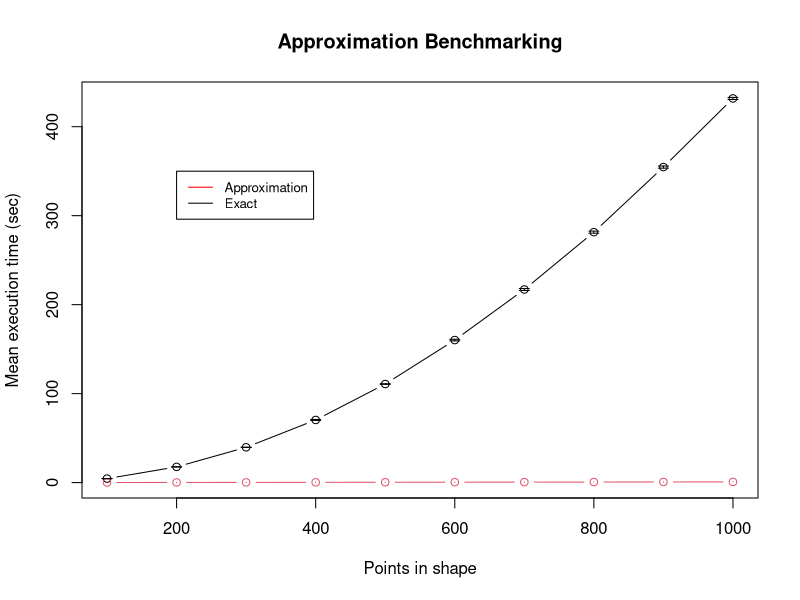
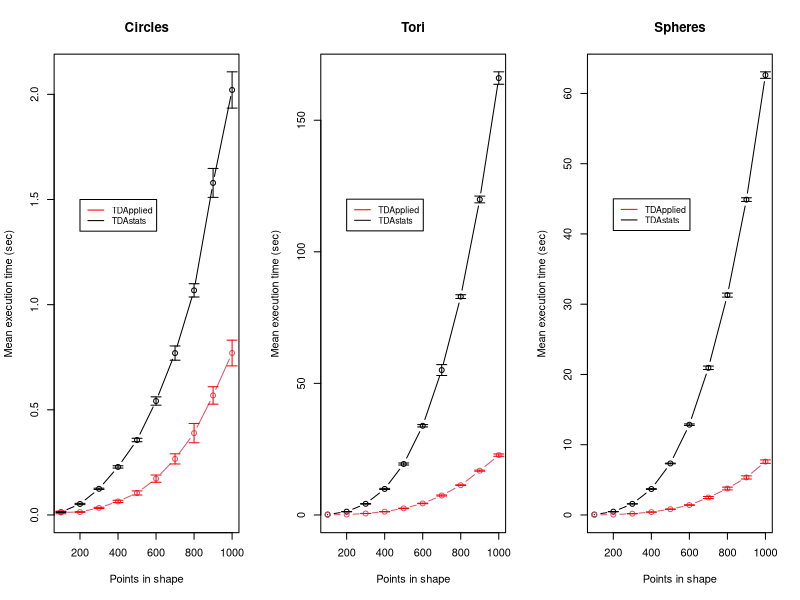
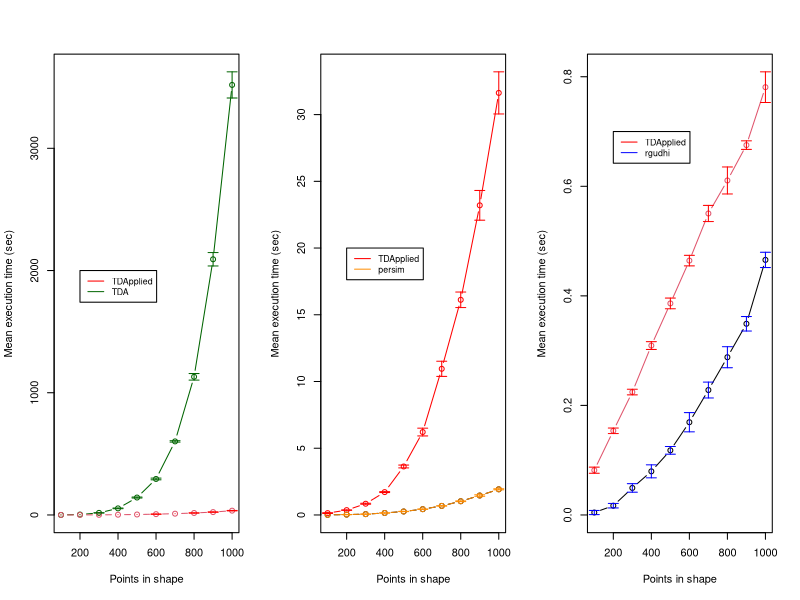

Reproduce these figures in R, in order.
## ---- chunk 1
knitr::opts_chunk$set(echo = TRUE)
## ---- chunk 2
summary_table_approx = data.frame(n_row = rep(seq(100,1000,100),each = 2),mean = c(4.48064579963684,0.0763566970825195,17.6674932003021,0.158217072486877,39.6661910772324,0.233239436149597,70.411101102829,0.312848711013794,110.796008181572,0.385414099693298,160.19043545723,0.471218752861023,217.045732426643,0.545907402038574,281.503244686127,0.619925212860107,354.64315507412,0.700030016899109,431.781597065926,0.760770702362061),sd = c(0.179846190861649,0.00403598155739429,0.233420419722357,0.00428043758708594,0.264231438627147,0.00795119513963388,0.888634398129357,0.00748616624765675,0.596708850996989,0.010836296230238,1.46664969337454,0.0129923342156653,1.75630863537414,0.010559974689952,1.85564970425653,0.010979028911925,1.91770673210479,0.0126778338886785,1.85627025308762,0.0119982175150673),method = rep(c("Exact","Approximation"),10))
## ---- chunk 3
plot(summary_table_approx$n_row[summary_table_approx$method=="Exact"],
     summary_table_approx$mean[summary_table_approx$method=="Exact"],
     type="b",
     xlim=range(summary_table_approx$n_row),
     ylim=range(0,summary_table_approx$mean+1.96*summary_table_approx$sd/sqrt(10)),
     xlab = "Points in shape",ylab = "Mean execution time (sec)",
     main = "Approximation Benchmarking")
lines(summary_table_approx$n_row[summary_table_approx$method=="Approximation"],
      summary_table_approx$mean[summary_table_approx$method=="Approximation"],
      col=2, type="b")
legend(x = 200,y = 350,legend = c("Approximation","Exact"),
       col = c("red","black"),lty = c(1,1),cex = 0.8)
arrows(summary_table_approx$n_row[summary_table_approx$method == "Approximation"],
       summary_table_approx$mean[summary_table_approx$method == "Approximation"]
       -1.96*summary_table_approx$sd[summary_table_approx$method == "Approximation"]/sqrt(10),
       summary_table_approx$n_row[summary_table_approx$method == "Approximation"],
       summary_table_approx$mean[summary_table_approx$method == "Approximation"]
       +1.96*summary_table_approx$sd[summary_table_approx$method == "Approximation"]/sqrt(10),
       length=0.05, angle=90, code=3,col = "red")
arrows(summary_table_approx$n_row[summary_table_approx$method == "Exact"],
       summary_table_approx$mean[summary_table_approx$method == "Exact"]
       -1.96*summary_table_approx$sd[summary_table_approx$method == "Exact"]/sqrt(10),
       summary_table_approx$n_row[summary_table_approx$method == "Exact"],
       summary_table_approx$mean[summary_table_approx$method == "Exact"]
       +1.96*summary_table_approx$sd[summary_table_approx$method == "Exact"]/sqrt(10),
       length=0.05, angle=90, code=3,col = "black")
## ---- chunk 4
summary_table_circle = data.frame(n_row = rep(seq(100,1000,100),each = 2),mean = c(0.01196892,0.01326358,0.01396093,0.05216095,0.03361042,0.12436731,0.06431270,0.22828629,0.10450339,0.35640080,0.17263622,0.54174340,0.26653392,0.76970870,0.38913472,1.06795118,0.56827831,1.57888129,0.77001960,2.02081304),sd = c(0.010148940,0.002938113,0.002576150,0.004909125,0.004535042,0.004654923,0.008832229,0.008654974,0.015860676,0.013255301,0.027655884,0.031779819,0.038884235,0.054684568,0.074091101,0.050891635,0.066695288,0.110982818,0.098805909,0.139048883),package = rep(c("TDApplied","TDAstats"),10))

summary_table_torus = data.frame(n_row = rep(seq(100,1000,100),each = 2),mean = c(0.0270284175872803,0.166255307197571,0.165945911407471,1.25921893119812,0.547216653823853,4.23308880329132,1.25613822937012,9.88947887420654,2.50379593372345,19.3656851053238,4.3738107919693,33.8885488033295,7.39101943969727,55.0618635654449,11.3016363143921,82.9730611801147,16.8212526082993,119.886588406563,22.7343117952347,166.021493530273),sd = c(0.00628026852286816,0.0207818797344753,0.0132287396951078,0.0617468263761529,0.0395387975829715,0.196572350595388,0.0412505644501839,0.351000536768941,0.142517673337179,0.621714418760195,0.139799366288941,0.715119581947307,0.330074208165256,3.34031068711377,0.216260497620014,1.14642158540614,0.328511302110799,2.05599729628367,0.703949594742105,3.81173452337388),package = rep(c("TDApplied","TDAstats"),10))

summary_table_sphere = data.frame(n_row = rep(seq(100,1000,100),each = 2),mean = c(0.0109694957733154,0.0594853162765503,0.0540436983108521,0.469167232513428,0.182804441452026,1.57912936210632,0.410391473770142,3.69215035438538,0.822147560119629,7.32947452068329,1.40918028354645,12.8482979059219,2.47986209392548,20.9446493387222,3.76364696025848,31.2942998409271,5.3408855676651,44.884921503067,7.59271986484528,62.6113245010376),sd = c(0.00193647497299544,0.00600547924173666,0.00563514382927968,0.0210564179408907,0.0129015865529426,0.0403660633577451,0.0218388344325696,0.077772517180065,0.0319754379649263,0.0762356686089166,0.0567664459109207,0.171412828638123,0.240398206520162,0.398396221629952,0.320522372278111,0.459994662433323,0.365647918767674,0.417413443923572,0.394211392866084,0.746903966284143),package = rep(c("TDApplied","TDAstats"),10))
## ---- chunk 5
par(mfrow = c(1,3))
plot(summary_table_circle$n_row[summary_table_circle$package=="TDAstats"], 
     summary_table_circle$mean[summary_table_circle$package=="TDAstats"], 
     type="b",
     xlim=range(summary_table_circle$n_row),
     ylim=range(0,summary_table_circle$mean+1.96*summary_table_circle$sd/sqrt(10)),
     xlab = "Points in shape",ylab = "Mean execution time (sec)",
     main = "Circles")
lines(summary_table_circle$n_row[summary_table_circle$package=="TDApplied"],
      summary_table_circle$mean[summary_table_circle$package=="TDApplied"], 
      col=2, type="b")
legend(x = 200,y = 1.5,legend = c("TDApplied","TDAstats"),
       col = c("red","black"),lty = c(1,1),cex = 0.8)
arrows(summary_table_circle$n_row[summary_table_circle$package == "TDApplied"], 
       summary_table_circle$mean[summary_table_circle$package == "TDApplied"]
       -1.96*summary_table_circle$sd[summary_table_circle$package == "TDApplied"]/sqrt(10),
       summary_table_circle$n_row[summary_table_circle$package == "TDApplied"], 
       summary_table_circle$mean[summary_table_circle$package == "TDApplied"]
       +1.96*summary_table_circle$sd[summary_table_circle$package == "TDApplied"]/sqrt(10), 
       length=0.05, angle=90, code=3,col = "red")
arrows(summary_table_circle$n_row[summary_table_circle$package == "TDAstats"], 
       summary_table_circle$mean[summary_table_circle$package == "TDAstats"]
       -1.96*summary_table_circle$sd[summary_table_circle$package == "TDAstats"]/sqrt(10), 
       summary_table_circle$n_row[summary_table_circle$package == "TDAstats"], 
       summary_table_circle$mean[summary_table_circle$package == "TDAstats"]
       +1.96*summary_table_circle$sd[summary_table_circle$package == "TDAstats"]/sqrt(10), 
       length=0.05, angle=90, code=3,col = "black")

plot(summary_table_torus$n_row[summary_table_torus$package=="TDAstats"], 
     summary_table_torus$mean[summary_table_torus$package=="TDAstats"], 
     type="b",
     xlim=range(summary_table_torus$n_row),
     ylim=range(0,summary_table_torus$mean+1.96*summary_table_torus$sd/sqrt(10)),
     xlab = "Points in shape",ylab = "Mean execution time (sec)",
     main = "Tori")
lines(summary_table_torus$n_row[summary_table_torus$package=="TDApplied"],
      summary_table_torus$mean[summary_table_torus$package=="TDApplied"], 
      col=2, type="b")
legend(x = 200,y = 120,legend = c("TDApplied","TDAstats"),
       col = c("red","black"),lty = c(1,1),cex = 0.8)
arrows(summary_table_torus$n_row[summary_table_torus$package == "TDApplied"], 
       summary_table_torus$mean[summary_table_torus$package == "TDApplied"]
       -1.96*summary_table_torus$sd[summary_table_torus$package == "TDApplied"]/sqrt(10),
       summary_table_torus$n_row[summary_table_torus$package == "TDApplied"], 
       summary_table_torus$mean[summary_table_torus$package == "TDApplied"]
       +1.96*summary_table_torus$sd[summary_table_torus$package == "TDApplied"]/sqrt(10), 
       length=0.05, angle=90, code=3,col = "red")
arrows(summary_table_torus$n_row[summary_table_torus$package == "TDAstats"], 
       summary_table_torus$mean[summary_table_torus$package == "TDAstats"]
       -1.96*summary_table_torus$sd[summary_table_torus$package == "TDAstats"]/sqrt(10), 
       summary_table_torus$n_row[summary_table_torus$package == "TDAstats"], 
       summary_table_torus$mean[summary_table_torus$package == "TDAstats"]
       +1.96*summary_table_torus$sd[summary_table_torus$package == "TDAstats"]/sqrt(10), 
       length=0.05, angle=90, code=3,col = "black")

plot(summary_table_sphere$n_row[summary_table_sphere$package=="TDAstats"], 
     summary_table_sphere$mean[summary_table_sphere$package=="TDAstats"], 
     type="b",
     xlim=range(summary_table_sphere$n_row),
     ylim=range(0,summary_table_sphere$mean+1.96*summary_table_sphere$sd/sqrt(10)),
     xlab = "Points in shape",ylab = "Mean execution time (sec)",
     main = "Spheres")
lines(summary_table_sphere$n_row[summary_table_sphere$package=="TDApplied"],
      summary_table_sphere$mean[summary_table_sphere$package=="TDApplied"], 
      col=2, type="b")
legend(x = 200,y = 45,legend = c("TDApplied","TDAstats"),
       col = c("red","black"),lty = c(1,1),cex = 0.8)
arrows(summary_table_sphere$n_row[summary_table_sphere$package == "TDApplied"], 
       summary_table_sphere$mean[summary_table_sphere$package == "TDApplied"]
       -1.96*summary_table_sphere$sd[summary_table_sphere$package == "TDApplied"]/sqrt(10),
       summary_table_sphere$n_row[summary_table_sphere$package == "TDApplied"], 
       summary_table_sphere$mean[summary_table_sphere$package == "TDApplied"]
       +1.96*summary_table_sphere$sd[summary_table_sphere$package == "TDApplied"]/sqrt(10), 
       length=0.05, angle=90, code=3,col = "red")
arrows(summary_table_sphere$n_row[summary_table_sphere$package == "TDAstats"], 
       summary_table_sphere$mean[summary_table_sphere$package == "TDAstats"]
       -1.96*summary_table_sphere$sd[summary_table_sphere$package == "TDAstats"]/sqrt(10), 
       summary_table_sphere$n_row[summary_table_sphere$package == "TDAstats"], 
       summary_table_sphere$mean[summary_table_sphere$package == "TDAstats"]
       +1.96*summary_table_sphere$sd[summary_table_sphere$package == "TDAstats"]/sqrt(10), 
       length=0.05, angle=90, code=3,col = "black")
## ---- chunk 6
summary_table = data.frame(n_row = rep(seq(100,1000,100),each = 2),mean = c(0.133,0.220,0.398,3.430,0.953,17.054,1.955,53.896,3.760,142.524,6.604,294.552,10.466,601.802,16.169,1130.289,23.458,2091.953,35.098,3518.517),sd = c(0.022,0.016,0.035,0.186,0.094,1.1889,0.130,4.501,0.211,5.924,0.772,11.244,0.623,9.064,0.989,43.385,1.989,88.432,2.747,172.684),package = rep(c("TDApplied","TDA"),10))

# plot table
plot(summary_table$n_row[summary_table$package=="TDA"], summary_table$mean[summary_table$package=="TDA"], type="b",
     xlim=range(summary_table$n_row), ylim=range(0,summary_table$mean+1.96*summary_table$sd/sqrt(10)),xlab = "Points in shape",ylab = "Mean execution time (sec)",col = "darkgreen")
lines(summary_table$n_row[summary_table$package=="TDApplied"], summary_table$mean[summary_table$package=="TDApplied"], col=2, type="b")
legend(x = 200,y = 2000,legend = c("TDApplied","TDA"),col = c("red","darkgreen"),lty = c(1,1),cex = 0.8)
arrows(summary_table$n_row[summary_table$package == "TDApplied"], summary_table$mean[summary_table$package == "TDApplied"]-1.96*summary_table$sd[summary_table$package == "TDApplied"]/sqrt(10), summary_table$n_row[summary_table$package == "TDApplied"], summary_table$mean[summary_table$package == "TDApplied"]+1.96*summary_table$sd[summary_table$package == "TDApplied"]/sqrt(10), length=0.05, angle=90, code=3,col = "red")
arrows(summary_table$n_row[summary_table$package == "TDA"], summary_table$mean[summary_table$package == "TDA"]-1.96*summary_table$sd[summary_table$package == "TDA"]/sqrt(10), summary_table$n_row[summary_table$package == "TDA"], summary_table$mean[summary_table$package == "TDA"]+1.96*summary_table$sd[summary_table$package == "TDA"]/sqrt(10), length=0.05, angle=90, code=3,col = "darkgreen")
## ---- chunk 7
summary_table = data.frame(n_row = rep(seq(100,1000,100),each = 2),mean = c(0.1387,0.0068,0.3624,0.0271,0.8414,0.061,1.7132,0.148,3.6323,0.26,6.2132,0.4322,10.9508,0.6787,16.1213,1.027,23.2014,1.4571,31.6256,1.922),sd = c(0.043,0.0015,0.0166,0.0082,0.0553,0.0087,0.0549,0.019,0.1713,0.019,0.4691,0.0209,0.9173,0.0235,0.9388,0.0404,1.7964,0.0903,2.5457,0.0618),package = rep(c("TDApplied","persim"),10))

# plot table
plot(summary_table$n_row[summary_table$package=="TDApplied"], summary_table$mean[summary_table$package=="persim"], type="b",
     xlim=range(summary_table$n_row), ylim=range(0,summary_table$mean+1.96*summary_table$sd/sqrt(10)),xlab = "Points in shape",ylab = "Mean execution time (sec)")
lines(summary_table$n_row[summary_table$package=="TDApplied"], summary_table$mean[summary_table$package=="TDApplied"], col="red", type="b")
lines(summary_table$n_row[summary_table$package=="persim"], summary_table$mean[summary_table$package=="persim"], col="darkorange", type="b")
legend(x = 200,y = 20,legend = c("TDApplied","persim"),col = c("red","darkorange"),lty = c(1,1),cex = 0.8)
arrows(summary_table$n_row[summary_table$package == "TDApplied"], summary_table$mean[summary_table$package == "TDApplied"]-1.96*summary_table$sd[summary_table$package == "TDApplied"]/sqrt(10), summary_table$n_row[summary_table$package == "TDApplied"], summary_table$mean[summary_table$package == "TDApplied"]+1.96*summary_table$sd[summary_table$package == "TDApplied"]/sqrt(10), length=0.05, angle=90, code=3,col = "red")
arrows(summary_table$n_row[summary_table$package == "persim"], summary_table$mean[summary_table$package == "persim"]-1.96*summary_table$sd[summary_table$package == "persim"]/sqrt(10), summary_table$n_row[summary_table$package == "persim"], summary_table$mean[summary_table$package == "persim"]+1.96*summary_table$sd[summary_table$package == "persim"]/sqrt(10), length=0.05, angle=90, code=3,col = "darkorange")
## ---- chunk 8
summary_table_rgudhi = data.frame(n_row = rep(seq(100,1000,100),each = 2),mean = c(0.0817231178283691,0.00443823337554932,0.153634452819824,0.0169229507446289,0.224382472038269,0.0493201017379761,0.309246802330017,0.0796245098114014,0.386177682876587,0.117957305908203,0.464355993270874,0.169294333457947,0.550355219841003,0.228056526184082,0.610642981529236,0.287962102890015,0.675183773040771,0.349004602432251,0.780945706367493,0.465633773803711),sd = c(0.00902598692151941,0.00610716911690673,0.00811166474663635,0.00666017568130404,0.00826992404493182,0.0126037205619449,0.0114923068904925,0.0191562545838688,0.015757590639173,0.0113232964039647,0.0155500796109551,0.0283430734951902,0.0237791621809305,0.0234003435700701,0.039761635904003,0.0309534056318008,0.012595351107216,0.0213408986276033,0.045162458477071,0.0224582059363766),package = rep(c("TDApplied","rgudhi"),10))

# plot table
plot(summary_table_rgudhi$n_row[summary_table_rgudhi$package=="rgudhi"], 
     summary_table_rgudhi$mean[summary_table_rgudhi$package=="rgudhi"], 
     type="b",
     xlim=range(summary_table_rgudhi$n_row),
     ylim=range(0,summary_table_rgudhi$mean+1.96*summary_table_rgudhi$sd/sqrt(10)),
     xlab = "Points in shape",ylab = "Mean execution time (sec)")
lines(summary_table_rgudhi$n_row[summary_table_rgudhi$package=="TDApplied"],
      summary_table_rgudhi$mean[summary_table_rgudhi$package=="TDApplied"], 
      col=2, type="b")
legend(x = 200,y = 0.7,legend = c("TDApplied","rgudhi"),
       col = c("red","blue"),lty = c(1,1),cex = 0.8)
arrows(summary_table_rgudhi$n_row[summary_table_rgudhi$package == "TDApplied"], 
       summary_table_rgudhi$mean[summary_table_rgudhi$package == "TDApplied"]
       -1.96*summary_table_rgudhi$sd[summary_table_rgudhi$package == "TDApplied"]/sqrt(10),
       summary_table_rgudhi$n_row[summary_table_rgudhi$package == "TDApplied"], 
       summary_table_rgudhi$mean[summary_table_rgudhi$package == "TDApplied"]
       +1.96*summary_table_rgudhi$sd[summary_table_rgudhi$package == "TDApplied"]/sqrt(10), 
       length=0.05, angle=90, code=3,col = "red")
arrows(summary_table_rgudhi$n_row[summary_table_rgudhi$package == "rgudhi"], 
       summary_table_rgudhi$mean[summary_table_rgudhi$package == "rgudhi"]
       -1.96*summary_table_rgudhi$sd[summary_table_rgudhi$package == "rgudhi"]/sqrt(10), 
       summary_table_rgudhi$n_row[summary_table_rgudhi$package == "rgudhi"], 
       summary_table_rgudhi$mean[summary_table_rgudhi$package == "rgudhi"]
       +1.96*summary_table_rgudhi$sd[summary_table_rgudhi$package == "rgudhi"]/sqrt(10), 
       length=0.05, angle=90, code=3,col = "blue")
